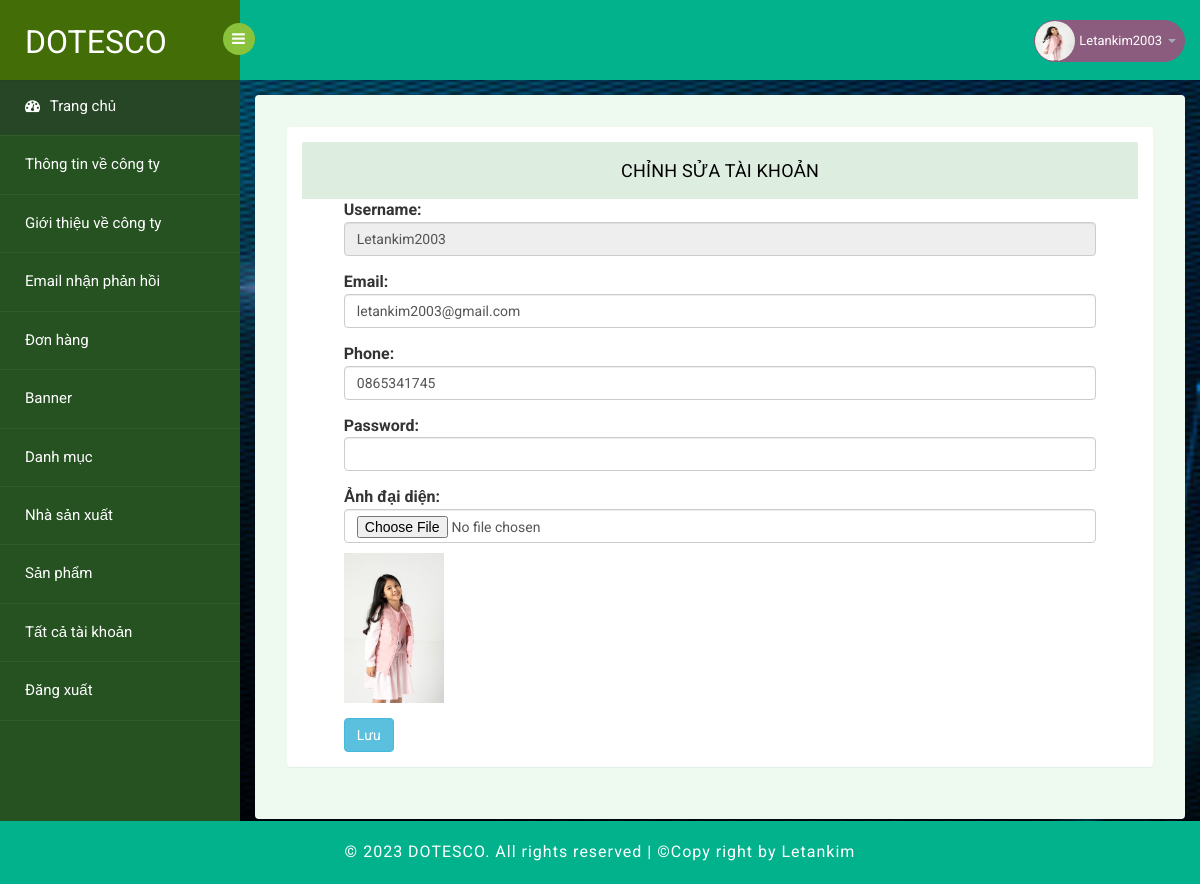
Screenshot of /admin/index.php?page=personal (signed in) with the database file from the repository.
### tables this page shows
CREATE TABLE `tbl_account` (
  `id` int(6) NOT NULL,
  `username` varchar(200) NOT NULL,
  `password` varchar(200) NOT NULL,
  `email` varchar(200) NOT NULL,
  `phone` varchar(10) DEFAULT NULL,
  `avatar` varchar(300) DEFAULT NULL,
  `createAt` datetime NOT NULL DEFAULT current_timestamp(),
  `modifiedAt` datetime DEFAULT NULL,
  `role` tinyint(4) NOT NULL DEFAULT 0,
  `status` tinyint(4) NOT NULL DEFAULT 1
);

### admin/DBConnection/ConnectionAdmin.php (called while the page is built, shortened)
<?php
class ConnectionAdmin {
    public static $conn;
    function connect() {
        $servername = DB_HOST;
        $username = DB_USER;
        $password = DB_PASSWORD;
        $table = DB_NAME;
        try {
            self::$conn = new PDO("mysql:host=$servername;dbname=$table;charset=utf8", $username, $password);
            self::$conn->setAttribute(PDO::ATTR_ERRMODE, PDO::ERRMODE_EXCEPTION);
        } catch(PDOException $e) {
            try {
                $date= date('Y/m/d H:i:s');
                $myLogger = fopen(PATH_ROOT_ADMIN.'/Log/admin_log.log', 'a');
                $content = "Admin: CONNECT (".$e->getMessage().") ".$date."\n";
                fwrite($myLogger, $content);
            } catch(Exception $error) {
            }
        }
        return self::$conn;
    }
    function get_one($sql, $params = array()) {
        $result = [];
        try {
            $conn = $this->connect();
            $stmt = $conn->prepare($sql);
            $stmt->execute($params);
            $stmt->setFetchMode(PDO::FETCH_ASSOC);
            $result = $stmt->fetch();
        } catch(PDOException $e) {
            try {
                $date= date('Y/m/d H:i:s');
                $myLogger = fopen(PATH_ROOT_ADMIN.'/Log/log_user.log', 'a');
                $content = "User: GET BY ID (".$e->getMessage().") ".$date."\n";
                fwrite($myLogger, $content);
            } catch(Exception $error) {
            }
        }
        return $result;
    }
}
?>

### admin/DAO/AccountDao.php (called while the page is built, shortened)
<?php
require_once PATH_ROOT_ADMIN."/DBConnection/ConnectionAdmin.php";
require_once PATH_ROOT."/model/Account.php";
class AccountDao {
    private static $db;
    public function __construct()
    {
        self::$db = new ConnectionAdmin();
    }
    private function account($row) {
        $id = $row['id'];
        $username = $row['username'];
        $password = $row['password'];
        $email = $row['email'];
        $phone = $row['phone'];
        $avatar = $row['avatar'];
        $createAt = $row['createAt'];
        $modifiedAt = $row['modifiedAt'];
        $status = $row['status'];
        $role = $row['role'];
        $account = new Account($id, $username, $password, $email, $phone,$avatar, $createAt, $modifiedAt, $status, $role);
        return $account;
    }
    function getOneByID($id) {
        $params = array(":id"=>$id);
        $sql = "SELECT * FROM tbl_account WHERE id=:id";
        $row = self::$db->get_one($sql, $params);
        if($row) {
            return $this->account($row);
        }
        return null;
    }
}
?>

### model/Account.php (called while the page is built, shortened)
<?php
class Account {
    protected $username;
    protected $email;
    protected $phone;
    protected $avatar;
    public function __construct($id, $username, $password, $email, $phone,$avatar, $createAt, $modifiedAt, $status, $role)
    {
        $this->username = $username;
        $this->email = $email;
        $this->phone = $phone;
        $this->avatar = $avatar;
    }
    public function getUsername()
    {
        return $this->username;
    }
    public function getEmail()
    {
        return $this->email;
    }
    public function getPhone()
    {
        return $this->phone;
    }
    public function getAvatar()
    {
        return $this->avatar;
    }
}
?>

### admin/view/personalView.php (the view, shortened to what this page needs)
<?php
    $username = $currentAccount->getUsername();
    $email = $currentAccount->getEmail();
    $phone = $currentAccount->getPhone();
    $avatar = $currentAccount->getAvatar();
    $avatar = $avatar == null ? "default-avatar-profile.jpg": $avatar;
?>
<section id="main-content">
	<section class="wrapper">
		<div class="table-agile-info">
            <div class="panel panel-default">
                <div class="panel-body form-add active">
                    <div class="panel-heading">
                        Chỉnh sửa tài khoản
                    </div>
                    <div class="position-center">
                        <form enctype="multipart/form-data" method = "post" action = "index.php?page=updated-personal" role="form">
                            <div class="form-group">
                                <label for="username">Username: </label>
                                <input value="<?=$username?>" readonly type="text" id="username" name="username" class="form-control">
                            </div>
                            <div class="form-group">
                                <label for="email">Email:  </label>
                                <input value="<?=$email?>" required type="email" id="email" name="email" class="form-control">
                            </div>
                            <div class="form-group">
                                <label for="phone">Phone: </label>
                                <input required value="<?=$phone?>" type="phone" id="phone" name="phone" class="form-control">
                            </div>
                            <div class="form-group">
                                <label for="password">Password:  </label>
                                <input  type="password" id="password" name="password" class="form-control">
                            </div>
                            <div class="form-group">
                                <label for="avatar">Ảnh đại diện: </label>
                                <input type="file" id="avatar" name="avatar" class="form-control" onchange="previewImage(event, '.box-img-preview')">
                                <div class="box-img-preview">
                                    <img src="<?=PATH_UPLOADS.$avatar?>" alt="Avatar">
                                </div>
                            </div>
                            <button type="submit" id="update-information" name = "update-personal" class="btn btn-info">Lưu</button>
                        </form>
                    </div>
                </div>
            </div>
        </div>
</section>
</section>
</section>

### admin/assets/css/style.css (style rules this page uses)
html, body { font-family: 'Roboto', sans-serif; font-size: 100%; overflow-x: hidden; background: url(../images/bg.jpg) no-repeat 0px 0px; background-size:cover; }
body { position: relative; min-height: 100vh; }
ul,label { margin:0; padding:0; }
#main-content { margin-left:240px; -webkit-transition:all .3s ease-in-out; -moz-transition:all .3s ease-in-out; -o-transition:all .3s ease-in-out; transition:all .3s ease-in-out; }
.wrapper { margin-bottom: 50px; display:inline-block; margin-top:80px; padding:15px; width:100%; }
.position-center { width:90%; margin: 0 auto; }
.panel-heading { position: relative; height: 57px; line-height: 57px; letter-spacing: 0.2px; color: #000; font-size: 18px; font-weight: 400; padding: 0 16px; background:#ddede0; border-top-right-radius: 2px; border-top-left-radius: 2px; text-transform: uppercase; text-align: center; }
.panel { border: none ! important; }
.table-agile-info { background: #eef9f0; padding: 2em; border-radius: 4px; -webkit-box-shadow: 0 1px 1px rgba(0,0,0,.05); box-shadow: 0 1px 1px rgba(0,0,0,.05); }
.form-add { display: none; }
.form-add.active { display: block; }

### admin/assets/css/form.css (style rules this page uses)
.form-group input, .form-group textarea { font-size: 14px; }
.form-group .box-img-preview { display: flex; gap: 5px; }
.form-group .box-img-preview img { width: 100px; margin-top: 5px; }

### rows the page displays
tbl_account: username "Letankim2003", email "letankim2003@gmail.com", phone "0865341745", avatar (picture)

### other values shown
$_SESSION['usernameAdmin'] "Letankim2003"
